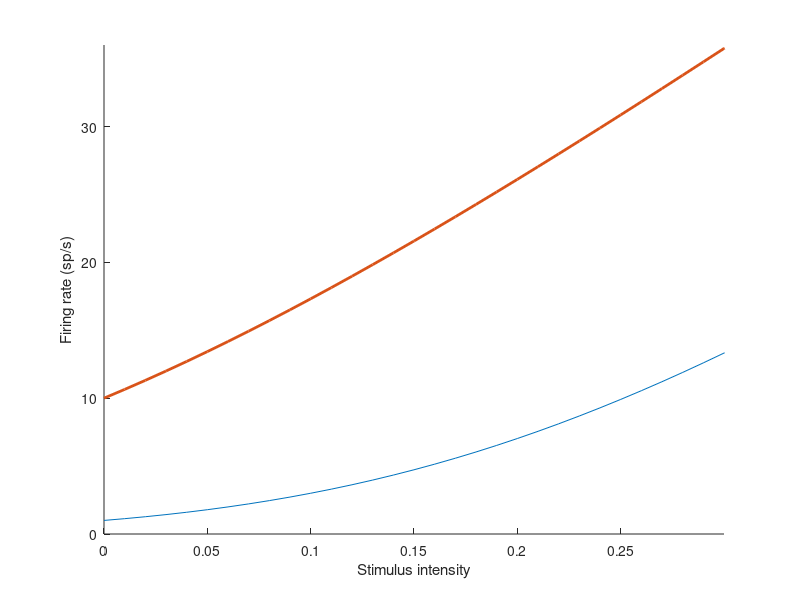
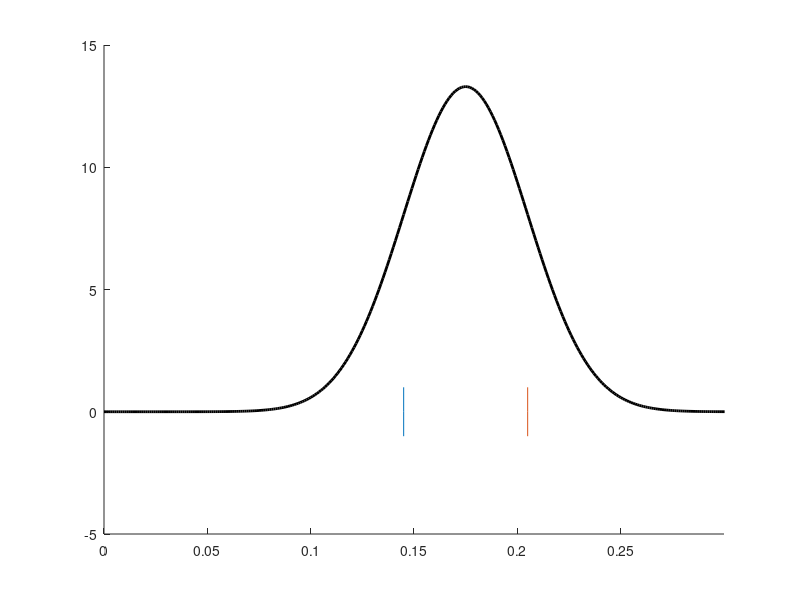
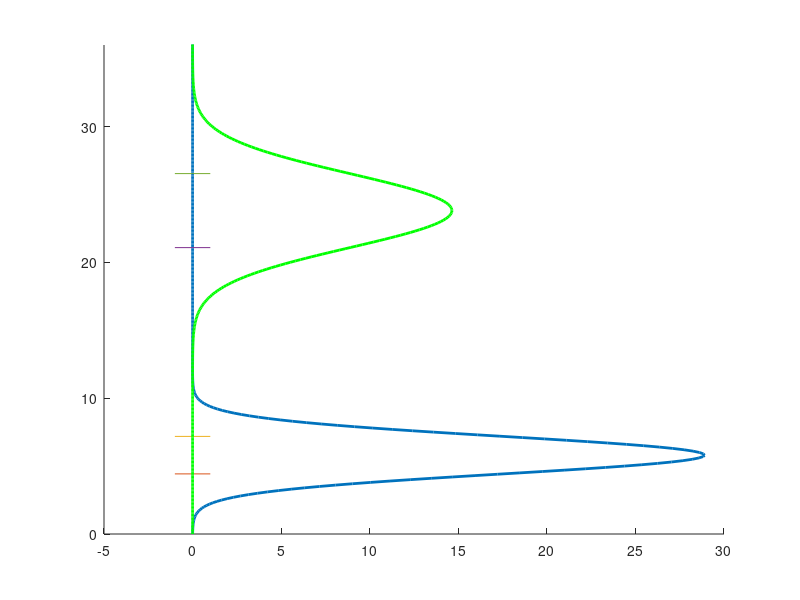

These charts were generated, in order, by the following MATLAB code:
clear all

sigE=0.3;
kE=1;
c=0.99;
cbar=0.01;
sigEbar=sqrt(cbar)*sigE;

JE=1.5; JI=3;
Vth=1;
Vreset=0;
rE0=0.01; rE1=0.1;

% Transfer function
fE = @(x) 1/(sqrt(pi)*integral(@erfcx,(-Vth+x)/sigE,(-Vreset+x)/sigE)); 
options=optimset('Display','off','TolFun',1e-8);

muE0=fsolve(@(muE)fE(muE)-rE0,0,options);
muE1=fsolve(@(muE)fE(muE)-rE1,0,options);
dmu=muE1-muE0;

thetavec=0:0.01:0.5;
rEunvec=zeros(length(thetavec),1);
rEatvec=zeros(length(thetavec),1);
i=0;
for theta=thetavec
    i=i+1;
    % Unattended
    rEunvec(i)=fsolve(@(rE)fE(muE0+kE*theta)-rE,0,options);
    % Attended
    rEatvec(i)=fsolve(@(rE)fE(muE0+dmu+kE*theta)-rE,0,options);
end

figure; plot(thetavec,rEunvec*100,thetavec,rEatvec*100,'LineWidth',2)
xlim([0 0.3])
ylim([0 36])
xlabel('Stimulus intensity')
ylabel('Firing rate (sp/s)')
box off

theta=0.175;
x=0:0.001:0.5;
inputgauss=normpdf(x,0.175,sigEbar);

y=0:0.001:0.6;
IE0U=muE0+kE*theta;
rEU=fsolve(@(rE)fE(IE0U)-rE,0,options);
YU=rEU^2*(sqrt(pi)/sigE)*(exp((-Vth+IE0U)^2/(sigE^2))*erfc((-Vth+IE0U)/sigE)...
   -exp((-Vreset+IE0U)^2/(sigE^2))*erfc((-Vreset+IE0U)/sigE));
outputgaussU=normpdf(y,rEU,sigEbar*YU);

IE0A=muE0+dmu+kE*theta;
rEA=fsolve(@(rE)fE(IE0A)-rE,0,options);
YA=rEA^2*(sqrt(pi)/sigE)*(exp((-Vth+IE0A)^2/(sigE^2))*erfc((-Vth+IE0A)/sigE)...
   -exp((-Vreset+IE0A)^2/(sigE^2))*erfc((-Vreset+IE0A)/sigE));
outputgaussA=normpdf(y,rEA,sigEbar*YA);

figure; plot(x,inputgauss,'k','LineWidth',2);
yy=[-1 0 1];
hold on
plot(zeros(3,1)+theta-sigEbar,yy,zeros(3,1)+theta+sigEbar,yy)
hold off
xlim([0 0.3])
box off

figure; plot(outputgaussU,y*100,'LineWidth',2); hold on
xx=[-1 0 1];
plot(xx,(zeros(3,1)+rEU-sigEbar*YU)*100,xx,(zeros(3,1)+rEU+sigEbar*YU)*100);
plot(outputgaussA,y*100,'g','LineWidth',2)
plot(xx,(zeros(3,1)+rEA-sigEbar*YA)*100,xx,(zeros(3,1)+rEA+sigEbar*YA)*100)
ylim([0 36])
hold off
box off